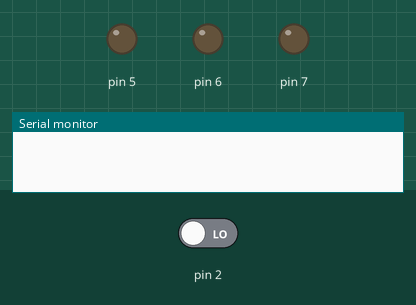
Recording of a sketch running on a simulated Arduino Uno, built with avr-gcc and run on an emulated ATmega328P. Parts: output pins drawn as LEDs (lit = HIGH), the last lines printed to the serial monitor. The test bench sets the inputs (shaded band); at power-on: pin 2 LOW.

Above: at 1.2 s.
1.3 s: pin 2 driven HIGH
At 2.2 s:
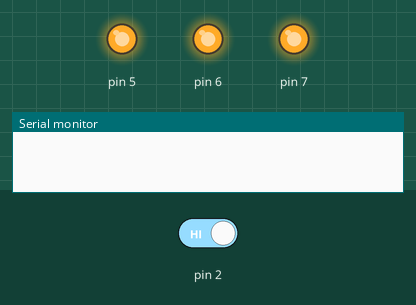
At 8.0 s:
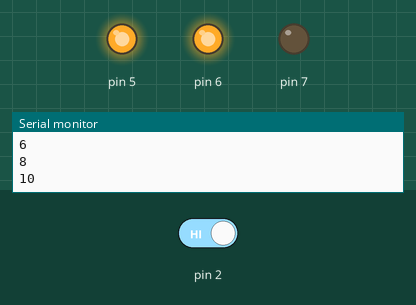
Timing chart, 0 to 38.8 s (numbered marks = the images above; inputs shaded):
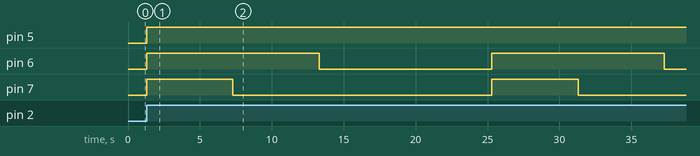

Measured:
- after the input at 1.3 s, pin 5: LOW → HIGH at once; pin 6: alternates HIGH for 12.0 s and LOW for 12.0 s, starting at once; pin 7: alternates HIGH for 6.0 s and LOW for 18.0 s, starting at once

The sketch:

777_prueba.ino
```cpp
int pu1=2;
int g1=0;
int motor1=5;
int motor2=6;
int motor3=7;
void setup() {
pinMode(2,INPUT);
pinMode(5,OUTPUT);
pinMode(6,OUTPUT);
pinMode(7,OUTPUT);
Serial.begin(9600);
}

void loop() {
g1=digitalRead(2);
if(g1==HIGH){
  for(int a=0;a<=10;a++){
    digitalWrite(5,HIGH);
    digitalWrite(6,HIGH);
    digitalWrite(7,HIGH);
        delay(1000);
    Serial.println(a);
    a=a+1;

  }
    for(int a=0;a<=10;a++){
    digitalWrite(5,HIGH);
    digitalWrite(6,HIGH);
    digitalWrite(7,LOW);
        delay(1000);
    Serial.println(a);
        a=a+1;

  }
    for(int a=0;a<=10;a++){
    digitalWrite(5,HIGH);
    digitalWrite(6,LOW);
    digitalWrite(7,LOW);
        delay(1000);
    Serial.println(a);
        a=a+1;
    delay(1000);
  }
    digitalWrite(5,LOW);
    digitalWrite(6,LOW);
    digitalWrite(7,LOW);
 }
}
```
